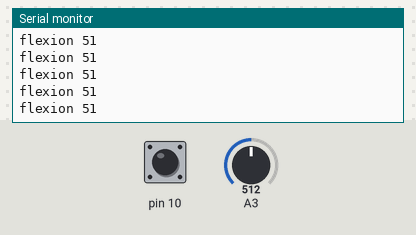
This sketch was run on a simulated Arduino Uno, built with avr-gcc and run on an emulated ATmega328P. On the bench: the last lines printed to the serial monitor. The inputs (shaded band) are chosen by the test bench; at power-on: A3 = 512, pin 10 HIGH.

Above: at 1.2 s.
1.3 s: A3 set to 108
At 2.4 s:
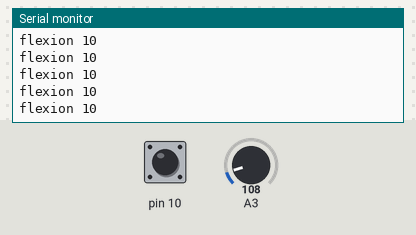
4.3 s: A3 set to 94
At 5.3 s:
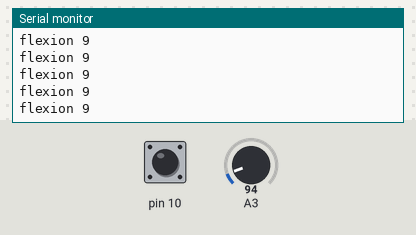
Timing chart, 0 to 7.3 s (numbered marks = the images above; inputs shaded):
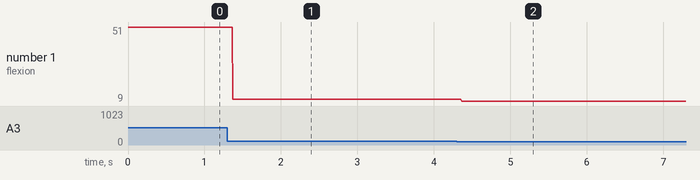

The sketch:

state_machine_no_data_1.ino
```cpp
int cycle_screen=1;
float st1, st3;
int sv4, sv2, value, valueminus;
int test1, value2, test3, value4;
bool change;
int test=0;

void setup() {
  declare_input_1 ();
  declare_input_2 ();
  Serial.begin(9600);
}

void loop() {
    state_machine();
}

void state_machine(){
  switch (cycle_screen) {
    case 1:

      value= get_value();
      test1 = test_value(value);
      display_values_flex(test1);
      if (digitalRead(10)==LOW){
        st1=test1;
        test=0;
        delay (500);
        cycle_screen=2;
        }
      break;

    case 2:
      value2= get_pain();
      display_values_f_p (value2);
      if (digitalRead(10)==LOW){
         sv2=value2;
         delay(500);
         cycle_screen=3;
         }
       break;

    case 3:
      value= get_value();
      test3 = test_value(value);
      display_values_ext(test3);
      if (digitalRead(10)==LOW){
        st3=test3;
        test=0;
        delay(500);
        cycle_screen=4;
        }
       break;

    case 4:
      value4= get_pain();
      display_values_e_p (value4);
      if (digitalRead(10)==LOW){
         sv4=value4;
         delay(500);
         cycle_screen=5;
         }
       break;

    case 5:
      release_data_python(st1, sv2, st3, sv4);
      if (digitalRead(8)==LOW){
        cycle_screen=6;
        delay(500);
      }
      break;

    case 6:
      display_saved_data_flex (st1,sv2);
      change = digitalRead (8);
      if (digitalRead(8)==LOW){
        cycle_screen++;
        delay (500);
      }
      break;

    case 7:
      display_saved_data_ext (st3,sv4);
      if (digitalRead(9)==LOW){
      if (valueminus==LOW){
        cycle_screen--;
        delay (500);
      }
      break;
  }
}
}


void declare_input_1 (){
  pinMode (8, INPUT_PULLUP);
  pinMode (9, INPUT_PULLUP);
}

void declare_input_2 (){
  pinMode (10, INPUT_PULLUP);
}

int get_value (){
  int value;
  value=analogRead (A3)/10;
  return value;
}

int test_value(int value){
  if(test<value){
  test=value;
  return test;
  }
}

int get_pain (){
  int pain= analogRead (A3)/100;
  return pain;
}

void display_values_flex(int test){
    Serial.print ("flexion");
    Serial.print (" ");
    Serial.println (test);
}

void display_values_f_p (int value){
    Serial.print ("Dolor Flexion:");
    Serial.print (" ");
    Serial.println (value);
}

void display_values_ext(int test){
    Serial.print ("extension");
    Serial.print (" ");
    Serial.println (test);
}

void display_values_e_p (int value){
    Serial.print ("Dolor Extension:");
    Serial.print (" ");
    Serial.println (value);
}


void release_data_python(int st1, int sv2, int st3, int sv4 ){
    Serial.print (st1);
    Serial.print (",");
    Serial.print (sv2);
    Serial.print (",");
    Serial.print (st3);
    Serial.print (",");
    Serial.println (sv4);

}

void display_saved_data_flex (int st1,int sv2){
    Serial.print ("datos flexion");
    Serial.print (" || ");
    Serial.print (st1);
    Serial.print (" ");
    Serial.println (sv2);
}

void display_saved_data_ext (int st3,int sv4){
    Serial.print ("datos extension");
    Serial.print (" || ");
    Serial.print (st3);
    Serial.print (" ");
    Serial.println (sv4);
}
```

Measured:
- after the input at 1.3 s, the serial monitor: prints a new line after 0.07 s (image 1)
- after the input at 4.3 s, the serial monitor: prints a new line after 0.07 s (image 2)
- plotted number 1: 51 → 10 after the input at 1.3 s, 10 → 9 after the input at 4.3 s
